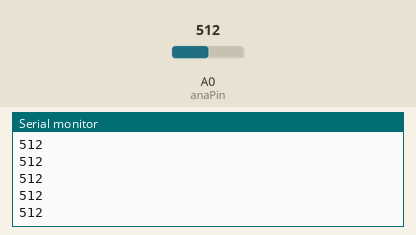
This sketch was run on a simulated Arduino Uno, built with avr-gcc and run on an emulated ATmega328P. Shown: the last lines printed to the serial monitor. Inputs (shaded band) come from the test bench; at power-on: A0 (anaPin) = 512.

Above: at 1.2 s.
1.3 s: A0 (anaPin) set to 710
At 2.2 s:
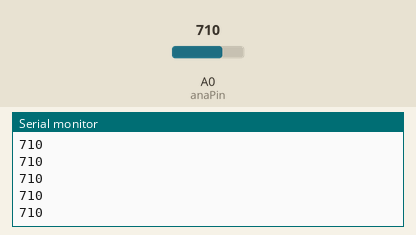
2.8 s: A0 (anaPin) set to 716
At 3.4 s:
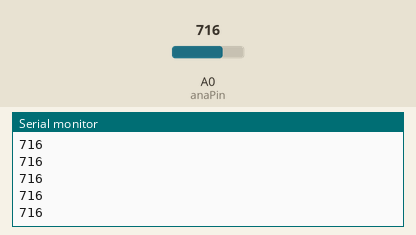
Timing chart, 0 to 5.8 s (numbered marks = the images above; inputs shaded):
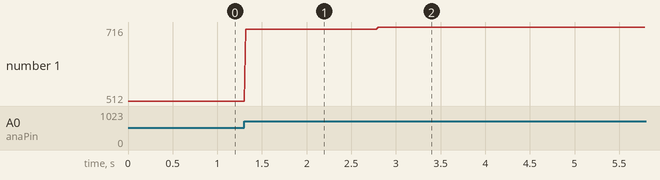

Measured:
- after the input at 1.3 s, the serial monitor: prints a new line at once (image 1)
- after the input at 2.8 s, the serial monitor: prints a new line at once (image 2)
- plotted number 1: 512 → 710 after the input at 1.3 s, 710 → 716 after the input at 2.8 s

The sketch:

Sensor_de_luz.ino
```cpp
int anaPin=0; //pin analógico zero. Recebimento do sinal
int leitura=0; //leitura do sinal
int led=11;

void setup() {
  // put your setup code here, to run once:
  Serial.begin(9600); //comunicação serial

}

void loop() {
  // put your main code here, to run repeatedly:
  leitura=analogRead(anaPin);
  Serial.println(leitura);
  delay(20);
  if (leitura>700){
    digitalWrite(led,HIGH);
  }else{
    digitalWrite(led,LOW);
  }
}
```
